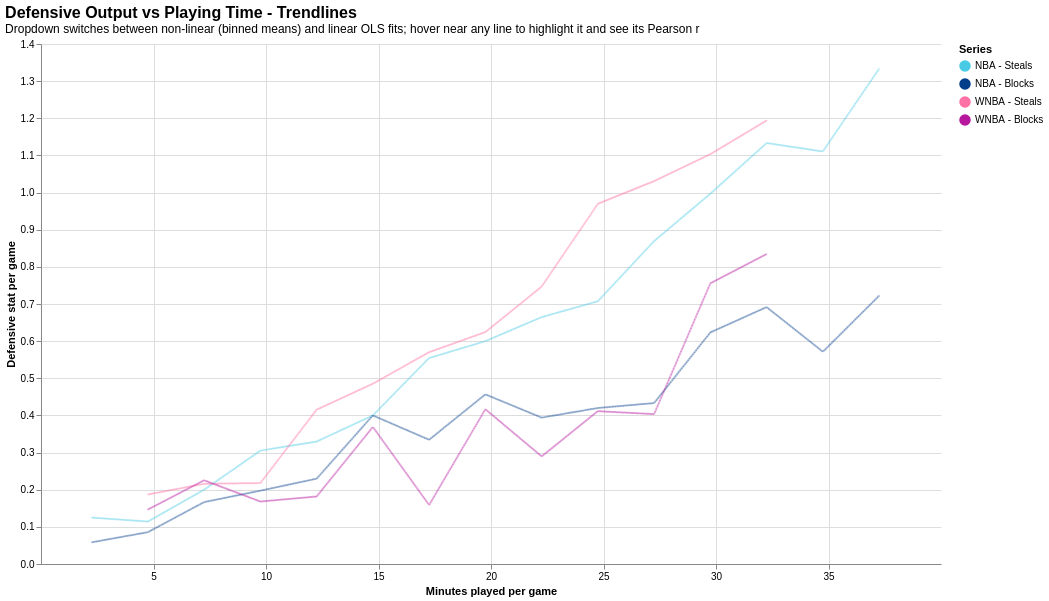

Source (notebook cell):
### Markdown cell above
### 8. Defensive output vs playing time — multi-series trendlines

A single line chart with four trendlines: one per (league × defensive stat) combination, sharing a common minutes-played axis so the curves can be compared directly. By default the chart shows **non-linear trendlines**, built by binning each series along minutes-played (2.5-minute bins, requiring at least three players per bin), taking the mean stat value in each bin, and drawing a monotone curve through those means. The dropdown switches to the **linear OLS fit** version. Hovering any line surfaces the Pearson `r` (and either the regression equation or the bin count) for that series.

### Code cell
PANEL_LOOKUP = [('NBA', 'STL'), ('NBA', 'BLK'), ('WNBA', 'STL'), ('WNBA', 'BLK')]
STAT_FULL = {'STL': 'Steals', 'BLK': 'Blocks'}
BIN_WIDTH = 2.5

line_rows = []
for league, stat in PANEL_LOOKUP:
    sub = combined[combined['League'] == league].dropna(subset=['MP', stat])
    x_vals = sub['MP'].values
    y_vals = sub[stat].values
    series_name = f'{league} - {STAT_FULL[stat]}'

    slope, intercept = np.polyfit(x_vals, y_vals, 1)
    r_lin = np.corrcoef(x_vals, y_vals)[0, 1]
    x_line = np.linspace(x_vals.min(), x_vals.max(), 500)
    y_line = slope * x_line + intercept
    for x, y in zip(x_line, y_line):
        line_rows.append({
            'MP': float(x), 'Value': float(y),
            'trend_label': series_name, 'League': league, 'Stat': STAT_FULL[stat],
            'Fit': 'Linear',
            'r': r_lin,
            'fit_info': f'y = {slope:.3f}*x + {intercept:.2f}',
        })

    bin_edges = np.arange(np.floor(x_vals.min()), np.ceil(x_vals.max()) + BIN_WIDTH, BIN_WIDTH)
    bin_idx = np.digitize(x_vals, bin_edges) - 1
    bin_centers, bin_means = [], []
    for i in range(len(bin_edges) - 1):
        mask = bin_idx == i
        if mask.sum() >= 3:
            bin_centers.append((bin_edges[i] + bin_edges[i + 1]) / 2)
            bin_means.append(float(y_vals[mask].mean()))

    if len(bin_centers) >= 2:
        bc = np.array(bin_centers)
        bm = np.array(bin_means)
        y_pred = np.interp(x_vals, bc, bm)
        r_nl = float(np.corrcoef(y_vals, y_pred)[0, 1])
        dense_x = np.linspace(bc.min(), bc.max(), 500)
        dense_y = np.interp(dense_x, bc, bm)
        n_bins = len(bin_centers)
    else:
        r_nl = float('nan')
        dense_x, dense_y, n_bins = [], [], 0

    for x, y in zip(dense_x, dense_y):
        line_rows.append({
            'MP': float(x), 'Value': float(y),
            'trend_label': series_name, 'League': league, 'Stat': STAT_FULL[stat],
            'Fit': 'Non-linear (binned means)',
            'r': r_nl,
            'fit_info': f'{n_bins} bins, width {BIN_WIDTH} min',
        })

line_df = pd.DataFrame(line_rows)

TREND_DOMAIN = ['NBA - Steals', 'NBA - Blocks', 'WNBA - Steals', 'WNBA - Blocks']
TREND_COLORS = alt.Scale(
    domain=TREND_DOMAIN,
    range=['#48cae4', '#023e8a', '#ff70a6', '#b5179e'],
)

fit_selection = alt.selection_point(
    fields=['Fit'],
    bind=alt.binding_select(
        options=['Non-linear (binned means)', 'Linear'],
        name='Trend fit  ',
    ),
    value='Non-linear (binned means)',
)

highlight = alt.selection_point(
    fields=['trend_label'],
    on='pointermove',
    empty=False
)

base = alt.Chart(line_df).encode(
    x=alt.X('MP:Q', title='Minutes played per game',
            axis=alt.Axis(values=[5, 10, 15, 20, 25, 30, 35])),
    y=alt.Y('Value:Q', title='Defensive stat per game'),
    color=alt.Color('trend_label:N', scale=TREND_COLORS, title='Series',
                    sort=TREND_DOMAIN),
    tooltip=[
        alt.Tooltip('trend_label:N', title='Series'),
        alt.Tooltip('Fit:N', title='Fit type'),
        alt.Tooltip('r:Q', title='Pearson r', format='.3f'),
        alt.Tooltip('fit_info:N', title='Details'),
    ]
)

lines = base.mark_line(
    interpolate='monotone',
    point=alt.OverlayMarkDef(size=1000, opacity=0, filled=True)
).encode(
    size=alt.condition(highlight, alt.value(4), alt.value(2)),
    opacity=alt.condition(highlight, alt.value(1), alt.value(0.3)),
).add_params(highlight).transform_filter(fit_selection)

chart_def = lines.properties(
    width=900, height=520,
    title=alt.TitleParams(
        'Defensive Output vs Playing Time - Trendlines',
        subtitle='Dropdown switches between non-linear (binned means) and linear OLS fits; hover near any line to highlight it and see its Pearson r',
        anchor='start', fontSize=16,
    ),
).add_params(fit_selection).configure_view(stroke=None)

show_altair(chart_def)

### Figure 1 — Vega-Lite specification as saved in the notebook (floating-point values rounded to 4 significant figures; data arrays with more than 128 entries replaced by an {"elided": "..."} marker saying what was removed)
{"config": {"view": {"continuousWidth": 300, "continuousHeight": 300, "stroke": null}}, "data": {"name": "data-5c0787d96de7c3633088348d9b795668"}, "mark": {"type": "line", "interpolate": "monotone", "point": {"filled": true, "opacity": 0, "size": 1000}}, "encoding": {"color": {"field": "trend_label", "scale": {"domain": ["NBA - Steals", "NBA - Blocks", "WNBA - Steals", "WNBA - Blocks"], "range": ["#48cae4", "#023e8a", "#ff70a6", "#b5179e"]}, "sort": ["NBA - Steals", "NBA - Blocks", "WNBA - Steals", "WNBA - Blocks"], "title": "Series", "type": "nominal"}, "opacity": {"condition": {"param": "param_15", "value": 1, "empty": false}, "value": 0.3}, "size": {"condition": {"param": "param_15", "value": 4, "empty": false}, "value": 2}, "tooltip": [{"field": "trend_label", "title": "Series", "type": "nominal"}, {"field": "Fit", "title": "Fit type", "type": "nominal"}, {"field": "r", "format": ".3f", "title": "Pearson r", "type": "quantitative"}, {"field": "fit_info", "title": "Details", "type": "nominal"}], "x": {"axis": {"values": [5, 10, 15, 20, 25, 30, 35]}, "field": "MP", "title": "Minutes played per game", "type": "quantitative"}, "y": {"field": "Value", "title": "Defensive stat per game", "type": "quantitative"}}, "height": 520, "params": [{"name": "param_15", "select": {"type": "point", "fields": ["trend_label"], "on": "pointermove"}}, {"name": "param_14", "select": {"type": "point", "fields": ["Fit"]}, "bind": {"input": "select", "options": ["Non-linear (binned means)", "Linear"], "name": "Trend fit  "}, "value": "Non-linear (binned means)"}], "title": {"text": "Defensive Output vs Playing Time - Trendlines", "anchor": "start", "fontSize": 16, "subtitle": "Dropdown switches between non-linear (binned means) and linear OLS fits; hover near any line to highlight it and see its Pearson r"}, "transform": [{"filter": {"param": "param_14"}}], "width": 900, "$schema": "https://vega.github.io/schema/vega-lite/v5.8.0.json", "datasets": {"data-5c0787d96de7c3633088348d9b795668": {"elided": "4000 records"}}}
